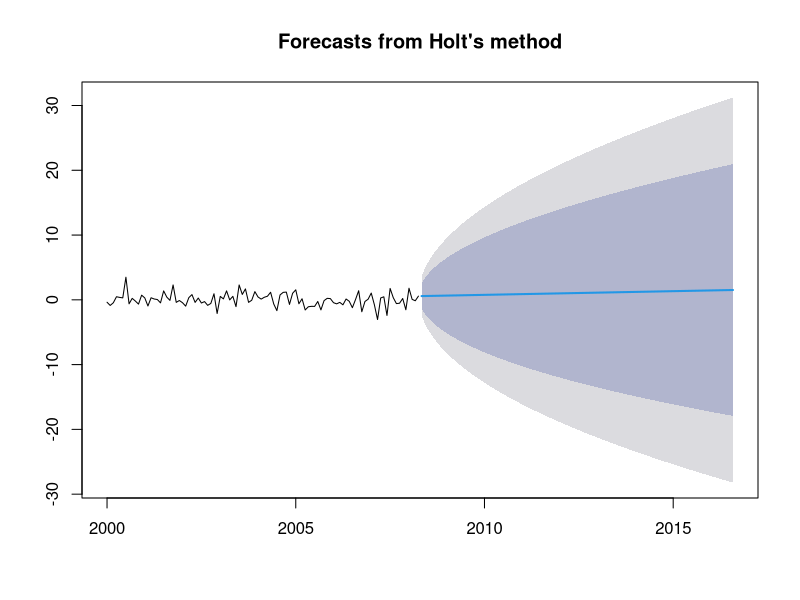

R code for this plot:
install.packages("forecast")
library(forecast)

# Create a sample time series data
google_data <- ts(rnorm(100), start = c(2000, 1), frequency = 12)

# Apply the holt function with specified alpha and beta, and forecast 100 steps
holt_model <- holt(google_data, alpha = 0.9967, beta = 0.0001, h = 100)

# Plot the forecast
plot(holt_model)